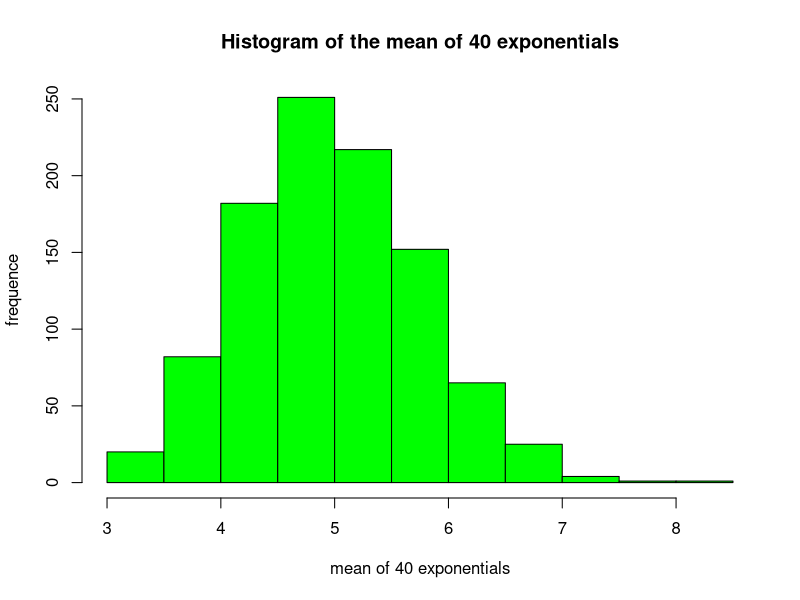
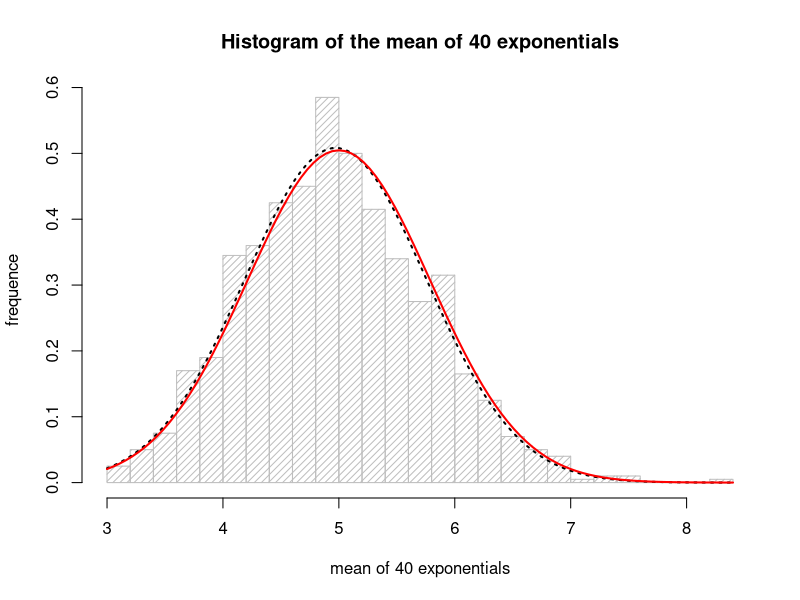
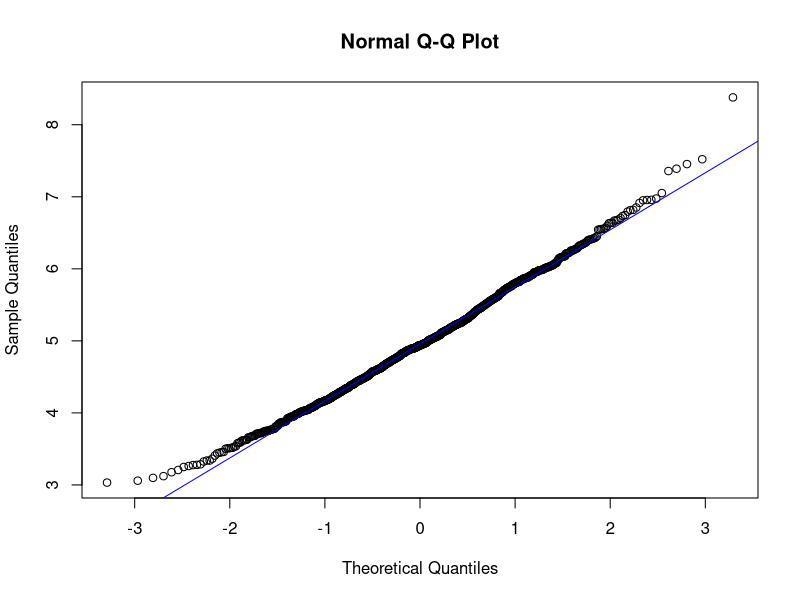

Source code (R) for these figures, in order:
## ---- chunk 1
library(knitr)
library(ggplot2)
# knitr settings
knitr::opts_chunk$set(echo=TRUE, fig.path='part1/', fig.width=10, fig.height=6, cache=TRUE)
# seed
set.seed(12345)
## ---- chunk 2
lambda <- 0.2
sample_size <- 40 
simulations <- 1000
sim_matrix <- matrix(rexp(simulations*sample_size, rate=lambda), simulations, sample_size)
## ---- chunk 3
sim_mean <- rowMeans(sim_matrix)
hist(sim_mean, xlab="mean of 40 exponentials", ylab="frequence", main="Histogram of the mean of 40 exponentials", col="green")
## ---- chunk 4
sample_mean <- mean(sim_mean)
cat("sample mean: ", sample_mean)
theoretical_mean <- 1/lambda
cat("theoretical mean: ", theoretical_mean)
## ---- chunk 5
sample_var <- var(sim_mean)
cat("sample variance: ", sample_var)
## ---- chunk 6
theoretical_var <- (1/lambda)^2/sample_size  
cat("theoretical variance: ", theoretical_var)
## ---- chunk 7
hist(sim_mean, density=20, breaks=20, prob=TRUE, xlab="mean of 40 exponentials", ylab="frequence", main="Histogram of the mean of 40 exponentials", col="grey")
curve(dnorm(x, mean=sample_mean, sd=sqrt(sample_var)), col="black", lwd=2, lty = "dotted", add=TRUE, yaxt="n")
curve(dnorm(x, mean=theoretical_mean, sd=sqrt(theoretical_var)), col="red", lwd=2, add=TRUE, yaxt="n")
## ---- chunk 8
sample_conf_interval <- round (mean(sim_mean) + c(-1,1)*1.96*sd(sim_mean)/sqrt(sample_size),3)
cat("sample confidence interval: ", sample_conf_interval)
## ---- chunk 9
theory_conf_interval <- theoretical_mean + c(-1,1)*1.96*sqrt(theoretical_var)/sqrt(sample_size);
cat("theoretical confidence interval: ", theory_conf_interval)
## ---- chunk 10
qqnorm(sim_mean, main="Normal Q-Q Plot", xlab="Theoretical Quantiles", ylab="Sample Quantiles")
qqline(sim_mean, col="blue")
